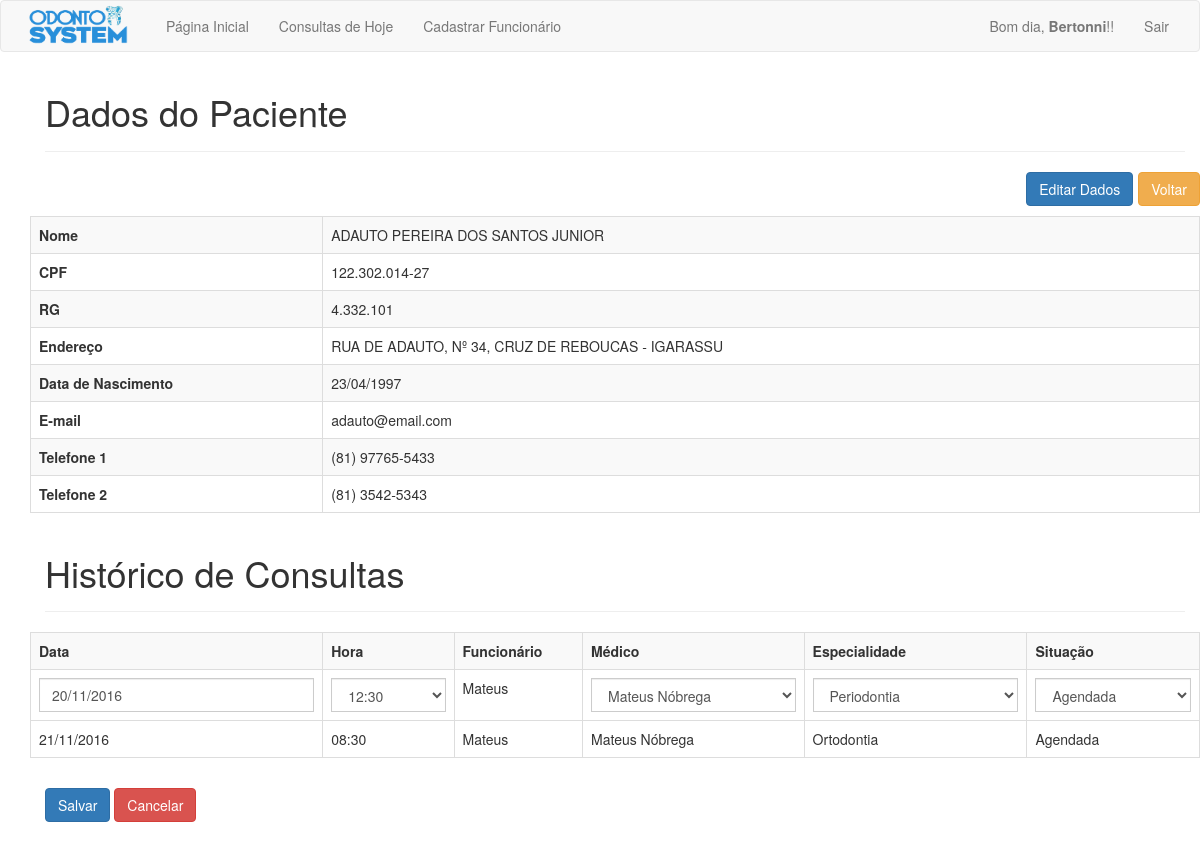
Screenshot of /php/editar_status_consulta.php?id=10&consulta=21 (signed in) with the database file from the repository.
### tables this page shows
CREATE TABLE `pacientes` (
  `pac_id` int(11) NOT NULL,
  `pac_nome` varchar(100) NOT NULL,
  `pac_endereco` varchar(200) NOT NULL,
  `pac_rg` varchar(15) DEFAULT NULL,
  `pac_cpf` varchar(15) DEFAULT NULL,
  `pac_email` varchar(50) NOT NULL,
  `pac_data_nasc` date NOT NULL,
  `pac_telefone_1` varchar(15) NOT NULL,
  `pac_telefone_2` varchar(15) DEFAULT NULL
);

CREATE TABLE `agendamentos` (
  `agd_id` int(11) NOT NULL,
  `agd_fun_id` int(11) NOT NULL,
  `agd_pac_id` int(11) NOT NULL,
  `agd_data` date NOT NULL,
  `agd_hora` varchar(6) NOT NULL,
  `agd_status` varchar(10) NOT NULL,
  `agd_medico` varchar(50) NOT NULL,
  `agd_especialidade` varchar(50) NOT NULL
);

CREATE TABLE `funcionarios` (
  `fun_id` int(11) NOT NULL,
  `fun_nome` varchar(100) NOT NULL,
  `fun_data_nasc` date NOT NULL,
  `fun_usuario` varchar(20) NOT NULL,
  `fun_senha` varchar(256) NOT NULL,
  `fun_role` varchar(15) NOT NULL
);

### php/editar_status_consulta.php (the view, shortened to what this page needs)
<?php
require_once 'cabecalho.php';
?>
<?php
if(isset($_GET['id']) && isset($_GET['consulta'])) {
	$id = $_GET['id'];
	$id_consulta = $_GET['consulta'];
}
$sql = "SELECT * FROM pacientes WHERE pac_id = '$id'";
$result = mysqli_query($connection, $sql);
$array = mysqli_fetch_array($result);
if(isLogged()) {
	?>
	<div class="container marketing">
		<div class="container theme-showcase" role="main">
			<div id="cadastro_pac" class="page-header">
				<h1>Dados do Paciente</h1>
			</div>
			<div class="row">
				<a href="busca.php" class="btn btn-warning voltar">Voltar</a>
				<a href="editar_dados.php?id=<?= $id ?>" class="btn btn-primary editar">Editar Dados</a>
			<table class='table table-striped table-bordered'>
				<tr>
					<td class='td_one'><b>Nome</b></td>
					<td><?= $array['pac_nome'] ?></td>
				</tr>
				<tr>
					<td class='td_one'><b>CPF</b></td>
					<td><?= $array['pac_cpf'] ?></td>
				</tr>
				<tr>
					<td class='td_one'><b>RG</b></td>
					<td><?= $array['pac_rg'] ?></td>
				</tr>
				<tr>
					<td class='td_one'><b>Endereço</b></td>
					<td><?= $array['pac_endereco'] ?></td>
				</tr>
				<tr>
					<td class='td_one'><b>Data de Nascimento</b></td>
					<td><?= date_format(new DateTime($array['pac_data_nasc']), "d/m/Y") ?></td>
				</tr>
				<tr>
					<td class='td_one'><b>E-mail</b></td>
					<td><?= $array['pac_email'] ?></td>
				</tr>
				<tr>
					<td class='td_one'><b>Telefone 1</b></td>
					<td><?= $array['pac_telefone_1'] ?></td>
				</tr>
				<tr>
					<td class='td_one'><b>Telefone 2</b></td>
					<td><?= $array['pac_telefone_2'] ?></td>
				</tr>
			</table>
		</div>
		<div id="cadastro_pac" class="page-header">
			<h1>Histórico de Consultas</h1>
		</div>
		<div class="row">
			<?php
		$sql = "SELECT * FROM agendamentos WHERE agd_pac_id = '$id' ORDER BY agd_data ASC";
		$result = mysqli_query($connection, $sql);
		?>
		<table class='table table-striped table-bordered'>
			<tr>
				<th>Data</th>
				<th>Hora</th>
				<th>Funcionário</th>
				<th>Médico</th>
				<th>Especialidade</th>
				<th>Situação</th>
			</tr>
			<?php
			while($consultas = mysqli_fetch_array($result)) {
				$funId = $consultas['agd_fun_id'];
				$medico = $consultas['agd_medico'];
				$especialidade = $consultas['agd_especialidade'];
				$sql = "SELECT fun_usuario, fun_id FROM funcionarios WHERE fun_id = '$funId'";
				$resultado = mysqli_query($connection, $sql);
				$arr = mysqli_fetch_array($resultado);
				$funcionario = $arr['fun_usuario'];
				?>
				<tr>
					<?php
					if($id_consulta == $consultas['agd_id']) {
						?>
						<form action="<?php echo htmlspecialchars($_SERVER["PHP_SELF"]);?>" method="POST">
							<td class='td_one'>
								<?php
								echo "<input type='text' class='form-control' id='data' name='data_consulta' value='" . date_format(new DateTime($consultas['agd_data']), 'd/m/Y') . "'>";
								?>
								<td>
									<select class="form-control" name="hora_consulta" id="hora_consulta">
										<option value="<?= $consultas['agd_hora'] ?>" selected><?= $consultas['agd_hora'] ?></option>
									</select>
								</td>
								<td><?= $funcionario ?></td>
								<td>
									<select class="form-control" name="medico" id="medico">
										<option value="<?= $consultas['agd_medico'] ?>"><?= $consultas['agd_medico'] ?></option>
									</select>
								</td>
								<td>
									<select class="form-control" name="especialidade" id="especialidade">
										<?php
										if($especialidade == "Endodontia") {
											?>
											<option value="Endodontia" selected>Endodontia</option>
											<?php } else { ?>
											<option value="Endodontia">Endodontia</option>
											<?php } if($especialidade == "Odontopediatria") { ?>
											<option value="Odontopediatria" selected>Odontopediatria</option>
											<?php } else { ?>
											<option value="Odontopediatria">Odontopediatria</option>
											<?php } if($especialidade == "Ortodontia") { ?>
											<option value="Ortodontia" selected>Ortodontia</option>
											<?php } else { ?>
											<option value="Ortodontia">Ortodontia</option>
											<?php } if($especialidade == "Periodontia") { ?>
											<option value="Periodontia" selected>Periodontia</option>
											<?php } else { ?>
											<option value="Periodontia">Periodontia</option>
											<?php } if($especialidade == "Prótese Dentária") { ?>
											<option value="Prótese Dentária" selected>Prótese Dentária</option>
											<?php } else { ?>
											<option value="Prótese Dentária">Prótese Dentária</option>
											<?php } ?>
										</select>
									</td>
									<td>
										<select class='form-control' name="status">
											<option value='Agendada'>Agendada</option>
										</select>
									</td>
								</tr>
								<?php
							} else {
								?>
								<td class='td_one'><?= date_format(new DateTime($consultas['agd_data']), "d/m/Y") ?></td>
								<td><?= $consultas['agd_hora'] ?></td>
								<td><?= $funcionario ?></td>
								<td><?= $medico ?></td>
								<td><?= $especialidade ?></td>
								<td><?= $consultas['agd_status'] ?></td>
								<?php
							}
						}
						?>
					</table>
					<div class='col-md-12'>
						<button type="submit" class="btn btn-primary" name="salvar" title="Salvar">Salvar</button>
						<button type="submit" class="btn btn-danger" name="cancelar" title="Cancelar">Cancelar</button>
					</div>
			</div>
		</div>
		<br>
		<br>
			<?php
		}
require_once 'rodape.php';
?>

### css/meuEstilo.css (style rules this page uses)
.td_one { width: 25%; }
.voltar { margin-bottom: 10px; float: right; margin-left: 5px; }
.editar { float: right; }
.col-md-12, .user { margin-top: 10px; }
.page-header { margin-top: 10px; }
.form-control { border-radius: 0; }

### rows the page displays
pacientes: pac_nome "ADAUTO PEREIRA DOS SANTOS JUNIOR", pac_cpf "122.302.014-27", pac_rg "4.332.101", pac_endereco "RUA DE ADAUTO, Nº 34, CRUZ DE REBOUCAS - IGARASSU", pac_data_nasc "23/04/1997", pac_email "adauto@email.com", pac_telefone_1 "(81) 97765-5433", pac_telefone_2 "(81) 3542-5343"
agendamentos: data_consulta "20/11/2016", hora_consulta "12:30", agd_fun.fun_usuario "Mateus", medico "Mateus Nóbrega", especialidade "Periodontia"
agendamentos: agd_data "21/11/2016", agd_hora "08:30", agd_fun.fun_usuario "Mateus", agd_medico "Mateus Nóbrega", agd_especialidade "Ortodontia", agd_status "Agendada"

### other values shown
$resp "Bom dia"
$_SESSION['usuario'] "Bertonni"
